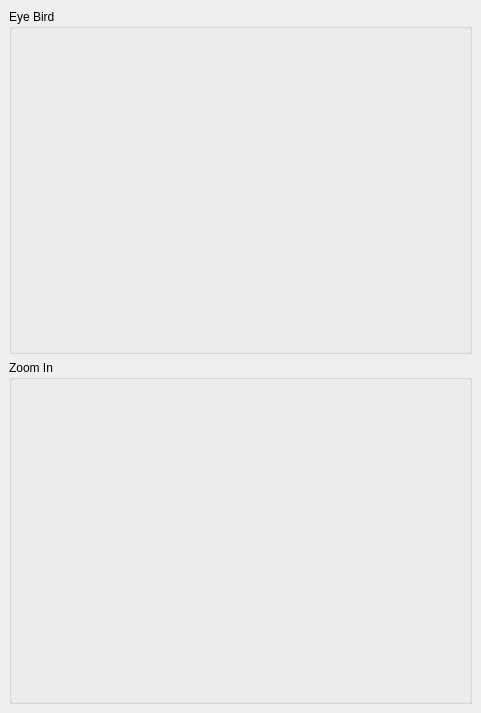
<?xml version="1.0" encoding="UTF-8"?>
<ui version="4.0">
 <class>DisplaysDockWidgetForm</class>
 <widget class="QDockWidget" name="DisplaysDockWidgetForm">
  <property name="geometry">
   <rect>
    <x>0</x>
    <y>0</y>
    <width>481</width>
    <height>713</height>
   </rect>
  </property>
  <property name="sizePolicy">
   <sizepolicy hsizetype="Preferred" vsizetype="Fixed">
    <horstretch>0</horstretch>
    <verstretch>0</verstretch>
   </sizepolicy>
  </property>
  <property name="focusPolicy">
   <enum>Qt::ClickFocus</enum>
  </property>
  <property name="windowTitle">
   <string>Displays</string>
  </property>
  <widget class="QWidget" name="dockWidgetContents">
   <layout class="QGridLayout" name="gridLayout_6">
    <item row="0" column="0">
     <widget class="QGroupBox" name="m_eyeBirdGroupBox">
      <property name="title">
       <string>Eye Bird</string>
      </property>
      <property name="flat">
       <bool>true</bool>
      </property>
      <layout class="QGridLayout" name="gridLayout">
       <property name="leftMargin">
        <number>0</number>
       </property>
       <property name="topMargin">
        <number>0</number>
       </property>
       <property name="rightMargin">
        <number>0</number>
       </property>
       <property name="bottomMargin">
        <number>0</number>
       </property>
       <item row="0" column="0">
        <widget class="QWidget" name="m_eyeBirdWidget" native="true"/>
       </item>
      </layout>
     </widget>
    </item>
    <item row="1" column="0">
     <widget class="QGroupBox" name="m_zoomInGroupBox">
      <property name="title">
       <string>Zoom In</string>
      </property>
      <property name="flat">
       <bool>true</bool>
      </property>
      <layout class="QGridLayout" name="gridLayout_2">
       <property name="leftMargin">
        <number>0</number>
       </property>
       <property name="topMargin">
        <number>0</number>
       </property>
       <property name="rightMargin">
        <number>0</number>
       </property>
       <property name="bottomMargin">
        <number>0</number>
       </property>
       <item row="0" column="0">
        <widget class="QWidget" name="m_zoomInWidget" native="true"/>
       </item>
      </layout>
     </widget>
    </item>
   </layout>
  </widget>
 </widget>
 <resources/>
 <connections/>
</ui>
